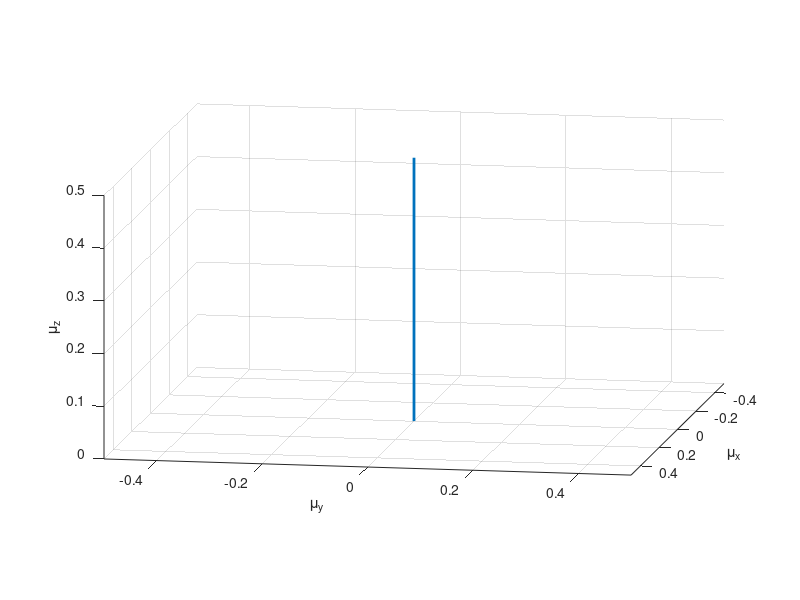

Reproduce this figure in MATLAB. (Note: this script raises an error after producing the figure.)
clear all
close all
%Question 4
%Free induction decay

%B1 precession into transverse plane in laboratory frame

theta=linspace(0,pi./2,200);
phi=linspace(13.*pi./2,pi./2,200);
mu=0.5;

vecMu_up=[0,0,0];

noOfSteps = 200;

B1=mu.*0.1.*[1 0 0];

figure;
h1=subplot(1,1,1)
hold on;
axis equal;
view(100, 10);
xlabel('\mu_x');
ylabel('\mu_y');
zlabel('\mu_z');
xlim([-0.5 0.5]);
ylim([-0.5 0.5]);
zlim([0 0.5]);
grid on;

B0=[0 0 mu];
plot3([0 B0(1)], [0 B0(2)],...
     [0 B0(3)], 'Linestyle', '-', 'LineWidth', 2);
hold on
% plot3([0 B1(1)], [0 B1(2)],...
%      [0 B1(3)], 'Linestyle', '-', 'LineWidth', 2);
%  hold on

 B1phi=linspace(6.*pi,0,200);
 
for i=1:200
    
    t_from_start=2.5.*i./200;
    vecMu(1)=mu.*[cos(phi(i)).*sin(theta(i))];
    vecMu(2)=mu.*[sin(phi(i)).*sin(theta(i))];
    vecMu(3)=mu.*cos(theta(i));
    
    B1(1)=mu.*0.1.*cos(B1phi(i));
    B1(2)=mu.*0.1.*sin(B1phi(i));
    
    hnew = plotSpin3_line_only(t_from_start,i,h1, vecMu ,B1, vecMu_up);
    
    hold on
    pause(0.01)
    
    ClearLinesFromAxes(hnew)
end
plotSpin3_line_only(t_from_start,i,h1, vecMu ,B1,vecMu_up);

%%

theta=pi./2;
phi=pi./2;

%vecMu = mu*[cos(phi)*sin(theta) sin(phi)*sin(theta) cos(theta)]';
vecMu0=vecMu;

noOfSteps = 1000;
w0=(2./3).*pi;
w=w0;

T1=10;
T2=5;
t=linspace(0,3.*T1,noOfSteps);

B1=[0,0,0];
vecMu=[0 0 0];
l=0;

for i=0:noOfSteps-1
    
    t_from_start=2.5+t(i+1);
    
    vecMu_up(1)=exp(-t(i+1)./T2).*((vecMu0(1).*cos(w.*t(i+1)))+(vecMu0(2).*sin(w.*t(i+1))));
    vecMu_up(2)=exp(-t(i+1)./T2).*((vecMu0(2).*cos(w.*t(i+1)))-(vecMu0(1).*sin(w.*t(i+1))));
    vecMu_up(3)=(vecMu0(3).*(exp(-t(i+1)./T1)))+mu.*(1-exp(-t(i+1)./T1)); 
    
    h_up = plotSpin3_line_only(t_from_start,l,h1,vecMu,B1,vecMu_up);
    
    hold on
    
    pause(0.001);
    
    ClearLinesFromAxes(h_up);

end
plotSpin3_line_only(t_from_start,l,h1,vecMu,B1,vecMu_up);